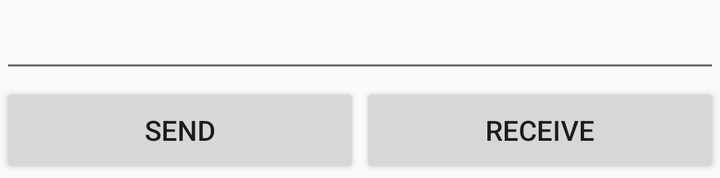
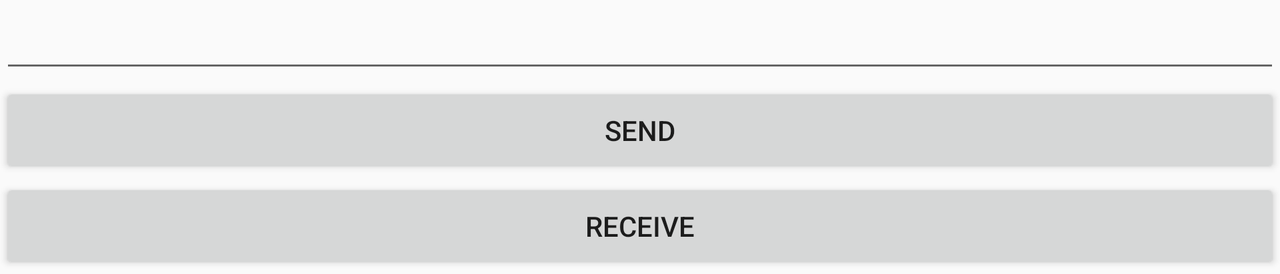

One screen, two layout resources from the same app: the default and the repository's alternative for another configuration. Each is rendered where Android would select it; the XML of both is given below.
<!-- AndroidManifest.xml: application theme AppTheme -->
<!-- res/layout/phw_21_sender.xml -->
<?xml version="1.0" encoding="utf-8"?>
<RelativeLayout xmlns:android="http://schemas.android.com/apk/res/android"
                android:layout_width="match_parent"
                android:layout_height="wrap_content">
    <EditText
            android:id="@+id/etInfo"
            android:layout_width="match_parent"
            android:layout_height="wrap_content"/>
    <LinearLayout android:layout_width="match_parent"
                  android:layout_height="wrap_content"
                  android:layout_below="@+id/etInfo">
        <Button
                android:id="@+id/btnSend"
                android:text="send"
                android:layout_weight="1"
                android:layout_width="0dp"
                android:layout_height="wrap_content"/>
        <Button
                android:id="@+id/btnReceive"
                android:text="receive"
                android:layout_weight="1"
                android:layout_width="0dp"
                android:layout_height="wrap_content"/>
    </LinearLayout>
</RelativeLayout>
<!-- resources referenced by this layout -->
<resources>
  <style name="AppTheme" parent="Theme.AppCompat.Light.DarkActionBar">
          
          <item name="colorPrimary">@color/colorPrimary</item>
          <item name="colorPrimaryDark">@color/colorPrimaryDark</item>
          <item name="colorAccent">@color/colorAccent</item>
      </style>
</resources>
<!-- res/layout-land/phw_21_sender.xml (the repository's variant of the layout above) -->
<!-- drawn on the phone turned sideways -->
<?xml version="1.0" encoding="utf-8"?>
<RelativeLayout xmlns:android="http://schemas.android.com/apk/res/android"
                android:layout_width="match_parent"
                android:layout_height="wrap_content">
    <EditText
            android:id="@+id/etInfo"
            android:layout_width="match_parent"
            android:layout_height="wrap_content"/>
    <LinearLayout
            android:orientation="vertical" android:layout_width="match_parent"
            android:layout_height="wrap_content"
            android:layout_below="@+id/etInfo">
        <Button
                android:id="@+id/btnSend"
                android:text="send"
                android:layout_weight="1"
                android:layout_width="match_parent"
                android:layout_height="wrap_content"/>
        <Button
                android:id="@+id/btnReceive"
                android:text="receive"
                android:layout_weight="1"
                android:layout_width="match_parent"
                android:layout_height="wrap_content"/>
    </LinearLayout>
</RelativeLayout>
